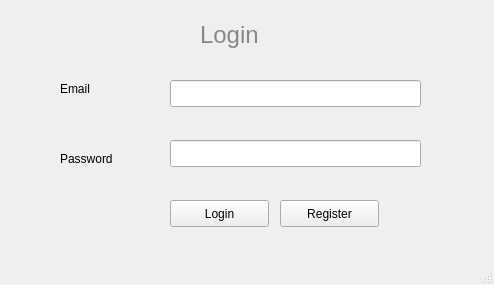
<?xml version="1.0" encoding="UTF-8"?>
<ui version="4.0">
 <class>MainWindow</class>
 <widget class="QMainWindow" name="MainWindow">
  <property name="geometry">
   <rect>
    <x>0</x>
    <y>0</y>
    <width>494</width>
    <height>285</height>
   </rect>
  </property>
  <property name="windowTitle">
   <string>Login</string>
  </property>
  <widget class="QWidget" name="centralwidget">
   <widget class="QLabel" name="label">
    <property name="geometry">
     <rect>
      <x>60</x>
      <y>80</y>
      <width>67</width>
      <height>17</height>
     </rect>
    </property>
    <property name="text">
     <string>Email</string>
    </property>
   </widget>
   <widget class="QLabel" name="label_2">
    <property name="geometry">
     <rect>
      <x>60</x>
      <y>150</y>
      <width>67</width>
      <height>17</height>
     </rect>
    </property>
    <property name="text">
     <string>Password</string>
    </property>
   </widget>
   <widget class="QPushButton" name="loginButton">
    <property name="geometry">
     <rect>
      <x>170</x>
      <y>200</y>
      <width>99</width>
      <height>27</height>
     </rect>
    </property>
    <property name="text">
     <string>Login</string>
    </property>
   </widget>
   <widget class="QPushButton" name="registerButton">
    <property name="geometry">
     <rect>
      <x>280</x>
      <y>200</y>
      <width>99</width>
      <height>27</height>
     </rect>
    </property>
    <property name="text">
     <string>Register</string>
    </property>
   </widget>
   <widget class="QLabel" name="label_3">
    <property name="geometry">
     <rect>
      <x>200</x>
      <y>20</y>
      <width>101</width>
      <height>31</height>
     </rect>
    </property>
    <property name="font">
     <font>
      <pointsize>18</pointsize>
      <weight>50</weight>
      <bold>false</bold>
     </font>
    </property>
    <property name="text">
     <string>&lt;html&gt;&lt;head/&gt;&lt;body&gt;&lt;p&gt;&lt;span style=&quot; color:#888888;&quot;&gt;Login&lt;/span&gt;&lt;/p&gt;&lt;/body&gt;&lt;/html&gt;</string>
    </property>
   </widget>
   <widget class="QLineEdit" name="email">
    <property name="geometry">
     <rect>
      <x>170</x>
      <y>80</y>
      <width>251</width>
      <height>27</height>
     </rect>
    </property>
   </widget>
   <widget class="QLineEdit" name="master_password">
    <property name="geometry">
     <rect>
      <x>170</x>
      <y>140</y>
      <width>251</width>
      <height>27</height>
     </rect>
    </property>
   </widget>
  </widget>
  <widget class="QMenuBar" name="menubar">
   <property name="geometry">
    <rect>
     <x>0</x>
     <y>0</y>
     <width>494</width>
     <height>25</height>
    </rect>
   </property>
  </widget>
  <widget class="QStatusBar" name="statusbar"/>
 </widget>
 <resources/>
 <connections/>
</ui>
